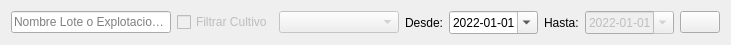
     <widget class="QWidget" name="gridLayoutWidget">
      <property name="geometry">
       <rect>
        <x>10</x>
        <y>30</y>
        <width>731</width>
        <height>41</height>
       </rect>
      </property>
      <layout class="QGridLayout" name="gridLayout" columnstretch="0,0,0,0,0,0,0,0">
       <item row="0" column="4">
        <widget class="QDateEdit" name="sinceDate">
         <property name="dateTime">
          <datetime>
           <hour>0</hour>
           <minute>0</minute>
           <second>0</second>
           <year>2022</year>
           <month>1</month>
           <day>1</day>
          </datetime>
         </property>
         <property name="displayFormat">
          <string>yyyy-MM-dd</string>
         </property>
         <property name="calendarPopup">
          <bool>true</bool>
         </property>
        </widget>
       </item>
       <item row="0" column="6">
        <widget class="QDateEdit" name="untilDate">
         <property name="enabled">
          <bool>false</bool>
         </property>
         <property name="dateTime">
          <datetime>
           <hour>0</hour>
           <minute>0</minute>
           <second>0</second>
           <year>2022</year>
           <month>1</month>
           <day>1</day>
          </datetime>
         </property>
         <property name="displayFormat">
          <string>yyyy-MM-dd</string>
         </property>
         <property name="calendarPopup">
          <bool>true</bool>
         </property>
        </widget>
       </item>
       <item row="0" column="3">
        <widget class="QLabel" name="label_44">
         <property name="text">
          <string>Desde:</string>
         </property>
        </widget>
       </item>
       <item row="0" column="1">
        <widget class="QCheckBox" name="check_cultivos">
         <property name="enabled">
          <bool>false</bool>
         </property>
         <property name="text">
          <string>Filtrar Cultivo</string>
         </property>
        </widget>
       </item>
       <item row="0" column="5">
        <widget class="QLabel" name="label_45">
         <property name="text">
          <string>Hasta:</string>
         </property>
        </widget>
       </item>
       <item row="0" column="2">
        <widget class="QComboBox" name="combo_cultivos">
         <property name="enabled">
          <bool>false</bool>
         </property>
         <property name="minimumSize">
          <size>
           <width>120</width>
           <height>0</height>
          </size>
         </property>
        </widget>
       </item>
       <item row="0" column="0">
        <widget class="QLineEdit" name="line_buscar">
         <property name="inputMethodHints">
          <set>Qt::ImhUppercaseOnly</set>
         </property>
         <property name="placeholderText">
          <string>Nombre Lote o Explotacion...</string>
         </property>
        </widget>
       </item>
       <item row="0" column="7">
        <widget class="QPushButton" name="btn_reload">
         <property name="enabled">
          <bool>true</bool>
         </property>
         <property name="toolTip">
          <string>Añadir Lote al Mapa</string>
         </property>
         <property name="text">
          <string/>
         </property>
        </widget>
       </item>
      </layout>
     </widget>
